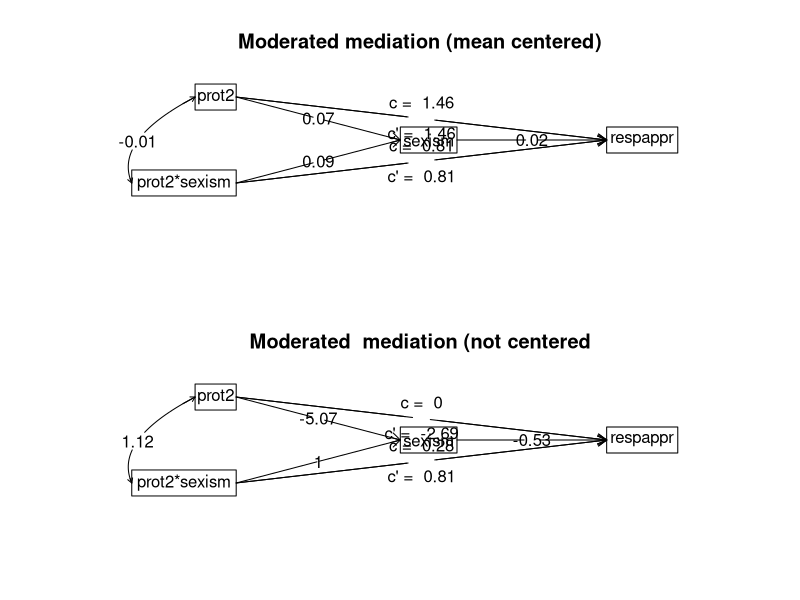
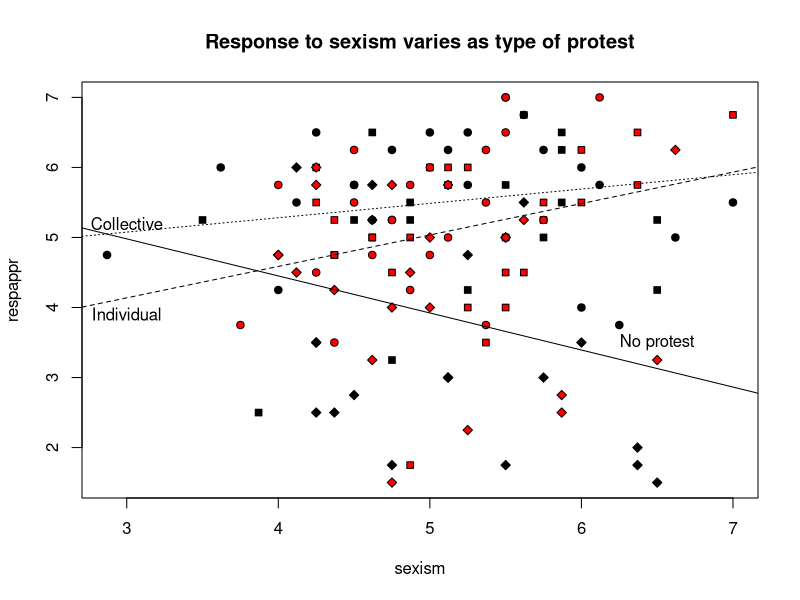

Write R code to recreate these figures, in order.
library(psych)


### Name: Garcia
### Title: Data from the sexism (protest) study of Garcia, Schmitt,
###   Branscome, and Ellemers (2010)
### Aliases: Garcia protest GSBE
### Keywords: datasets

### ** Examples

data(GSBE)  #alias to Garcia data set
par(mfrow=c(2,1)) 
#compare two models  (bootstrapping n.iter set to 50 for speed
# 1) mean center the variables prior to taking product terms
mediate(respappr ~ prot2 * sexism +(sexism),data=Garcia,n.iter=50
 ,main="Moderated mediation (mean centered)")
# 2) do not mean center
mediate(respappr ~ prot2 * sexism +(sexism),data=Garcia,zero=FALSE, n.iter=50,   
    main="Moderated  mediation (not centered")
par(mfrow=c(1,1))
#demonstrate interaction plots
plot(respappr ~ sexism, pch = 23- protest, bg = c("black","red", "blue")[protest], 
data=Garcia, main = "Response to sexism varies as type of protest")
by(Garcia,Garcia$protest, function(x) abline(lm(respappr ~ sexism,
   data =x),lty=c("solid","dashed","dotted")[x$protest+1])) 
text(6.5,3.5,"No protest")
text(3,3.9,"Individual")
text(3,5.2,"Collective")
